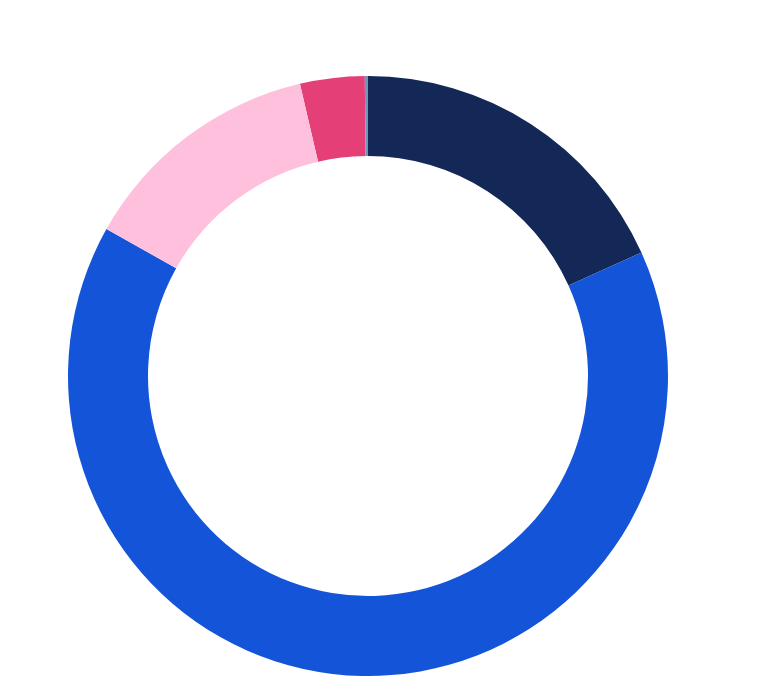

Write the Vega-Lite specification saved for this chart.
### Vega-Lite specification from a JSON file in a GitHub repository (floating-point values rounded to 4 significant figures)
{"$schema": "https://vega.github.io/schema/vega-lite/v5.json", "background": "transparent", "width": 300, "height": 300, "data": {"values": [{"Region": "Europe", "Value": 7898}, {"Region": "Africa", "Value": 41507}, {"Region": "Americas", "Value": 147594}, {"Region": "Asia", "Value": 30053}, {"Region": "Oceania", "Value": 389}]}, "transform": [{"joinaggregate": [{"op": "sum", "field": "Value", "as": "Total"}]}, {"calculate": "datum.Value / datum.Total", "as": "Percent"}, {"calculate": "format(datum.Percent, '.1%')", "as": "PercentLabel"}], "layer": [{"mark": {"type": "arc", "innerRadius": 110, "stroke": null}, "encoding": {"theta": {"field": "Value", "type": "quantitative", "stack": true}, "color": {"field": "Region", "type": "nominal", "scale": {"range": ["#132856", "#1354d9", "#ffc0de", "#e43f77", "#6a9ab7"]}, "legend": null}, "tooltip": [{"field": "Region", "type": "nominal"}, {"field": "Value", "type": "quantitative", "title": "Offences", "format": ",d"}, {"field": "Percent", "type": "quantitative", "title": "Share", "format": ".1%"}]}}, {"mark": {"type": "text", "fill": "white", "fontSize": 16, "radius": {"expr": "min(width, height)/2"}, "radiusOffset": 25, "stroke": "white", "strokeWidth": 0.25}, "encoding": {"theta": {"field": "Value", "type": "quantitative", "stack": true}, "text": {"field": "PercentLabel"}}}, {"mark": {"type": "text", "align": "center", "baseline": "middle", "fontSize": 16, "fill": "white", "lineBreak": "\n"}, "encoding": {"text": {"value": "Intentional Homicide Related\nCrimes by Region, 2023"}}}], "config": {"view": {"stroke": null}}}
